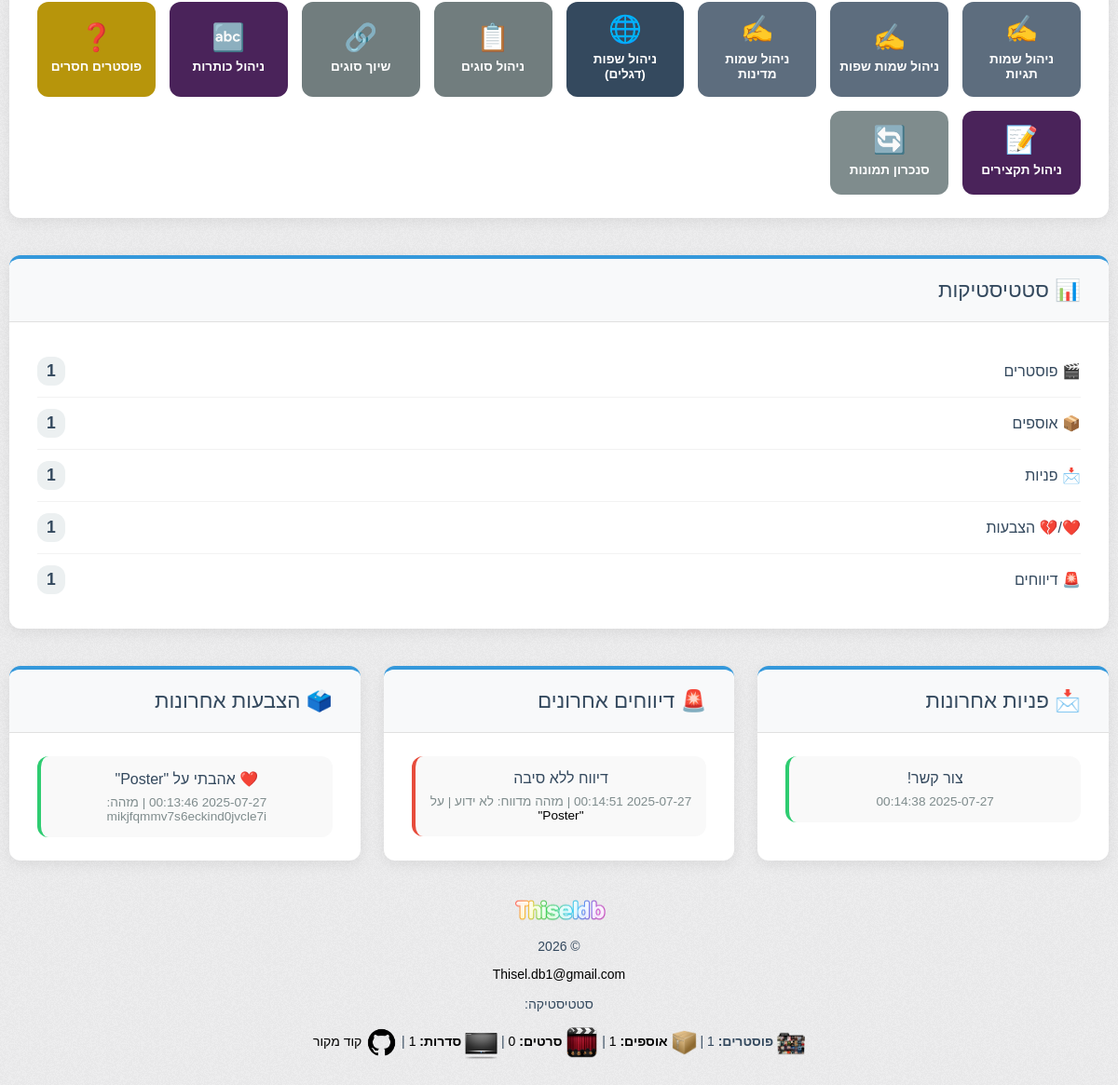
The page /toolbox.php (lower part) on the database as committed earlier.
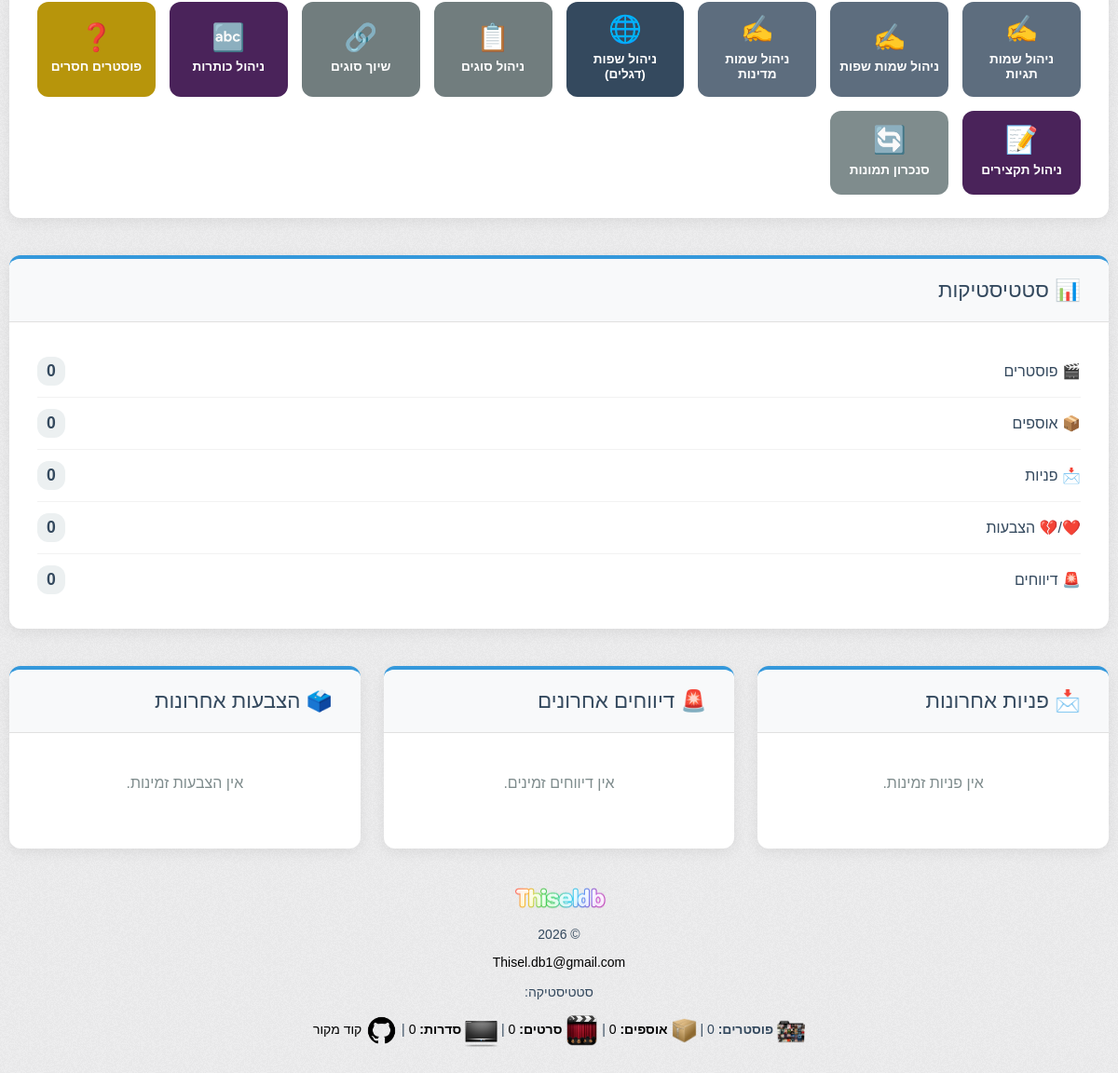
The same page on the database as committed later.
### tables this page shows
CREATE TABLE `contact_requests` (
  `id` int(11) NOT NULL,
  `email` varchar(255) DEFAULT NULL,
  `message` text DEFAULT NULL,
  `created_at` timestamp NULL DEFAULT current_timestamp()
);

CREATE TABLE `poster_reports` (
  `id` int(11) NOT NULL,
  `poster_id` int(11) NOT NULL,
  `report_reason` text DEFAULT NULL,
  `created_at` timestamp NULL DEFAULT current_timestamp(),
  `handled_at` datetime DEFAULT NULL
);

CREATE TABLE `posters` (
  `id` int(11) NOT NULL,
  `title_en` varchar(255) DEFAULT NULL,
  `title_he` varchar(255) DEFAULT NULL,
  `original_title` varchar(255) DEFAULT NULL,
  `year` varchar(20) DEFAULT NULL,
  `is_tv` tinyint(1) NOT NULL DEFAULT 0,
  `imdb_rating` decimal(3,1) DEFAULT NULL,
  `imdb_votes` int(11) DEFAULT NULL,
  `poster_url` text DEFAULT NULL,
  `trailer_url` text DEFAULT NULL,
  `tmdb_url` text DEFAULT NULL,
  `tvdb_url` text DEFAULT NULL,
  `imdb_link` varchar(255) DEFAULT NULL,
  `network` varchar(255) DEFAULT NULL,
  `image_url` varchar(255) DEFAULT NULL,
  `plot` text DEFAULT NULL,
  `plot_he` text DEFAULT NULL,
  `lang_code` varchar(10) DEFAULT NULL,
  `tvdb_id` varchar(100) DEFAULT NULL,
  `tmdb_id` int(11) DEFAULT NULL,
  `tmdb_type` varchar(10) DEFAULT NULL,
  `youtube_trailer` varchar(255) DEFAULT NULL,
  `genre` varchar(255) DEFAULT NULL,
  `actors` text DEFAULT NULL,
  `metacritic_score` varchar(50) DEFAULT NULL,
  `rt_score` varchar(50) DEFAULT NULL,
  `mc_score` int(11) DEFAULT NULL,
  `rt_url` text DEFAULT NULL,
  `mc_url` text DEFAULT NULL,
  `poster` text DEFAULT NULL,
  `metacritic_link` varchar(255) DEFAULT NULL,
  `rt_link` varchar(255) DEFAULT NULL,
  `imdb_id` varchar(20) DEFAULT NULL,
  `pending` tinyint(4) DEFAULT 0,
  `collection_name` varchar(255) DEFAULT NULL,
  `created_at` datetime DEFAULT current_timestamp(),
  `updated_at` timestamp NOT NULL DEFAULT current_timestamp() ON UPDATE current_timestamp(),
  `type_id` int(11) DEFAULT NULL,
  `directors` varchar(255) DEFAULT NULL,
  `writers` varchar(255) DEFAULT NULL,
  `producers` varchar(255) DEFAULT NULL,
  `cinematographers` varchar(255) DEFAULT NULL,
  `composers` varchar(255) DEFAULT NULL,
  `runtime` int(11) DEFAULT NULL,
  `languages` varchar(255) DEFAULT NULL,
  `countries` varchar(255) DEFAULT NULL,
  `genres` text DEFAULT NULL,
  `networks` text DEFAULT NULL,
  `tmdb_collection_id` int(11) DEFAULT NULL,
  `seasons_count` int(11) DEFAULT 0,
  `episodes_count` int(11) DEFAULT 0,
  `network_logo` varchar(255) DEFAULT NULL,
  `has_subtitles` tinyint(1) DEFAULT 0,
  `is_dubbed` tinyint(1) DEFAULT 0,
  `overview_he` text DEFAULT NULL,
  `overview_en` text DEFAULT NULL,
  `cast` longtext DEFAULT NULL,
  `title_kind` varchar(50) DEFAULT NULL,
  `he_title` varchar(255) DEFAULT NULL,
  `runtime_minutes` int(11) DEFAULT NULL,
  `connections_count` int(11) NOT NULL DEFAULT 0,
  `imported_at` timestamp NOT NULL DEFAULT current_timestamp(),
  `runtime_pretty` varchar(64) DEFAULT NULL
);

CREATE TABLE `poster_votes` (
  `id` int(11) NOT NULL,
  `poster_id` int(11) DEFAULT NULL,
  `visitor_token` varchar(100) DEFAULT NULL,
  `ip_address` varchar(45) DEFAULT NULL,
  `vote_type` varchar(10) DEFAULT NULL,
  `created_at` timestamp NULL DEFAULT current_timestamp()
);

### init.php (called while the page is built, shortened)
<?php
require_once 'server.php';
if (isset($conn) && $conn instanceof mysqli) {
    $conn->query("UPDATE visitors SET count = count + 1 WHERE id = 1");
    if (!isset($_COOKIE['visitor_counted'])) {
        $conn->query("UPDATE unique_visitors SET count = count + 1 WHERE id = 1");
    }
}
$total_query = $conn->query("SELECT COUNT(*) AS total FROM posters");
$total_posters = $total_query->fetch_assoc()['total'] ?? 0;
$collections_query = $conn->query("SELECT COUNT(*) as c FROM collections");
$total_collections = $collections_query->fetch_assoc()['c'] ?? 0;
$movies_query = $conn->query("SELECT COUNT(*) AS c FROM posters p JOIN poster_types pt ON pt.id = p.type_id WHERE pt.code = 'movie'");
$total_movies = $movies_query->fetch_assoc()['c'] ?? 0;
$series_query = $conn->query("SELECT COUNT(*) AS c FROM posters p JOIN poster_types pt ON pt.id = p.type_id WHERE pt.code = 'series'");
$total_series = $series_query->fetch_assoc()['c'] ?? 0;
?>

### toolbox.php (the view, shortened to what the changed rows need)
<?php
include 'header.php';
require_once 'server.php';
function safeCount($conn, $table)
{
    $res = $conn->query("SELECT COUNT(*) as c FROM $table");
    return ($res && $res->num_rows > 0) ? $res->fetch_assoc()['c'] : 0;
}
$stats = [
    'posters'     => safeCount($conn, 'posters'),
    'collections' => safeCount($conn, 'collections'),
    'contacts'    => safeCount($conn, 'contact_requests'),
    'votes'       => safeCount($conn, 'poster_votes'),
    'reports'     => safeCount($conn, 'poster_reports')
];
$latest_contacts = $conn->query("SELECT * FROM contact_requests ORDER BY created_at DESC LIMIT 5");
$latest_votes = $conn->query("SELECT pv.*, p.title_en FROM poster_votes pv JOIN posters p ON p.id = pv.poster_id ORDER BY pv.created_at DESC LIMIT 5");
$latest_posters = $conn->query("SELECT * FROM posters ORDER BY created_at DESC LIMIT 5");
$latest_reports = $conn->query("SELECT pr.*, po.title_en FROM poster_reports pr JOIN posters po ON po.id = pr.poster_id ORDER BY pr.created_at DESC LIMIT 5");
$theme = $_GET['theme'] ?? 'modern';
$is_modern = ($theme === 'modern');
?>
<!DOCTYPE html>
<html lang="he" dir="rtl">
<head>
</head>
<body>
<?php if ($is_modern): ?>
<div class="container">
      <div class="grid-layout full-width-grid">
        <div class="card">
            <div class="nav-grid">
                <a href="manage_name_user_tag.php" class="nav-button" style="--btn-color: #5D6D7E;"><span class="nav-icon">✍️</span><span class="nav-text">ניהול שמות תגיות</span></a>
                 <a href="manage_name_language.php" class="nav-button" style="--btn-color: #5D6D7E;"><span class="nav-icon">✍️</span><span class="nav-text">ניהול שמות שפות</span></a>
                <a href="manage_name_country.php" class="nav-button" style="--btn-color: #5D6D7E;"><span class="nav-icon">✍️</span><span class="nav-text">ניהול שמות מדינות</span></a>
                <a href="manage_languages.php" class="nav-button" style="--btn-color: #34495e;"><span class="nav-icon">🌐</span><span class="nav-text">ניהול שפות (דגלים)</span></a>
                <a href="manage_types.php" class="nav-button" style="--btn-color: #717D7E;"><span class="nav-icon">📋</span><span class="nav-text">ניהול סוגים</span></a>
                <a href="manage_type_admin.php" class="nav-button" style="--btn-color: #717D7E;"><span class="nav-icon">🔗</span><span class="nav-text">שיוך סוגים</span></a>
                <a href="manage_titles.php" class="nav-button" style="--btn-color: #4A235A;"><span class="nav-icon">🔤</span><span class="nav-text">ניהול כותרות</span></a>
                <a href="manage_missing.php" class="nav-button" style="--btn-color: #B7950B;"><span class="nav-icon">❓</span><span class="nav-text">פוסטרים חסרים</span></a>
                <a href="manage_plots.php" class="nav-button" style="--btn-color: #4A235A;"><span class="nav-icon">📝</span><span class="nav-text">ניהול תקצירים</span></a>
                <a href="manage_sync.php" class="nav-button" style="--btn-color: #7f8c8d;"><span class="nav-icon">🔄</span><span class="nav-text">סנכרון תמונות</span></a>
            </div>
        </div>
      </div>
      <div class="grid-layout">
        <div class="card">
          <h2 class="card-header">📊 סטטיסטיקות</h2>
          <div class="stat-list">
            <div class="stat-item"><span>🎬 פוסטרים</span> <span class="count"><?= $stats['posters'] ?></span></div>
            <div class="stat-item"><span>📦 אוספים</span> <span class="count"><?= $stats['collections'] ?></span></div>
            <div class="stat-item"><span>📩 פניות</span> <span class="count"><?= $stats['contacts'] ?></span></div>
            <div class="stat-item"><span>❤️/💔 הצבעות</span> <span class="count"><?= $stats['votes'] ?></span></div>
            <div class="stat-item"><span>🚨 דיווחים</span> <span class="count"><?= $stats['reports'] ?></span></div>
          </div>
        </div>
      </div>
      <div class="grid-layout">
        <div class="card">
            <h2 class="card-header">📩 פניות אחרונות</h2>
            <?php if ($latest_contacts && $latest_contacts->num_rows > 0): while ($row = $latest_contacts->fetch_assoc()): ?>
                <div class="activity-entry">
                    <strong><?= htmlspecialchars($row['message']) ?></strong>
                    <small><?= htmlspecialchars($row['created_at']) ?></small>
                </div>
            <?php endwhile; else: ?>
                <p class="no-data">אין פניות זמינות.</p>
            <?php endif; ?>
        </div>
        <div class="card reports">
            <h2 class="card-header">🚨 דיווחים אחרונים</h2>
            <?php if ($latest_reports && $latest_reports->num_rows > 0): while ($row = $latest_reports->fetch_assoc()): ?>
                <div class="activity-entry">
                    <strong><?= htmlspecialchars($row['reason'] ?? 'דיווח ללא סיבה') ?></strong>
                    <small>
                        <?= htmlspecialchars($row['created_at']) ?> |
                        מזהה מדווח: <?= htmlspecialchars($row['reporter_token'] ?? 'לא ידוע') ?> |
                        על <a href="poster.php?id=<?= $row['poster_id'] ?>" target="_blank">"<?= htmlspecialchars($row['title_en']) ?>"</a>
                    </small>
                </div>
            <?php endwhile; else: ?>
                <p class="no-data">אין דיווחים זמינים.</p>
            <?php endif; ?>
        </div>
        <div class="card">
            <h2 class="card-header">🗳️ הצבעות אחרונות</h2>
            <?php if ($latest_votes && $latest_votes->num_rows > 0): while ($row = $latest_votes->fetch_assoc()): ?>
                <div class="activity-entry">
                    <strong><?= $row['vote_type'] === 'like' ? '❤️ אהבתי' : '💔 לא אהבתי' ?> על "<?= htmlspecialchars($row['title_en']) ?>"</strong>
                    <small><?= htmlspecialchars($row['created_at']) ?> | מזהה: <?= htmlspecialchars($row['visitor_token']) ?></small>
                </div>
            <?php endwhile; else: ?>
                <p class="no-data">אין הצבעות זמינות.</p>
            <?php endif; ?>
        </div>
      </div>
    </div>
<?php endif; ?>
</body>
</html>
<?php
include 'footer.php';
?>

### footer.php (shortened to what the changed rows need)
<footer style="text-align:center; margin-top:30px; font-size:14px;">
   <br>
   <br><br>
   סטטיסטיקה:<br><br>
   <div class="box center">
     <span><strong><img src="images/types/posters.png" alt="Poster" width="30px" style="vertical-align: middle;"> פוסטרים: </strong><?= number_format($total_posters) ?></span> |
     <a href="collections.php" target="_blank" class="white"><strong><img style="vertical-align: middle;" src="images/types/archive.png" alt="Archive" width="27px"> אוספים: </strong><?= number_format($total_collections) ?></a> |
     <a href="home.php?type%5B%5D=3" target="_blank" class="white"><strong><img src="images/types/movie.png" alt="Movie" width="35px" style="vertical-align: middle;"> סרטים: </strong><?= number_format($total_movies) ?></a> |
     <a href="home.php?type%5B%5D=4" target="_blank" class="white"><strong><img style="vertical-align: middle;" src="images/types/series.png" alt="Series" width="35px"> סדרות: </strong><?= number_format($total_series) ?></a> |
     <a href="https://github.com/xrTor/Thiseldb" target="_blank" class="white"><img src="images/types/github.png" class="logo" alt="Github" width="35px" style="vertical-align: middle;"> קוד מקור</a>
   </div><br><br>
</footer>
</body>
</html>

Rows that differ between the two databases and show on the page:
removed contact_requests: message "צור קשר!", created_at "2025-07-27 00:14:38"
removed poster_reports: reason "דיווח ללא סיבה", created_at "2025-07-27 00:14:51", reporter_token "לא ידוע", poster.title_en "Poster"
removed poster_votes: vote_type "❤️ אהבתי", poster.title_en "Poster", created_at "2025-07-27 00:13:46", visitor_token "mikjfqmmv7s6eckind0jvcle7i"
Other text that changed with them:
$stats['posters']: "1" → "0"
$stats['collections']: "1" → "0"
$stats['contacts']: "1" → "0"
$stats['votes']: "1" → "0"
$stats['reports']: "1" → "0"
$total_posters: "1" → "0"
$total_collections: "1" → "0"
$total_series: "1" → "0"
text now shown: "אין פניות זמינות. אין דיווחים זמינים. אין הצבעות זמינות."
